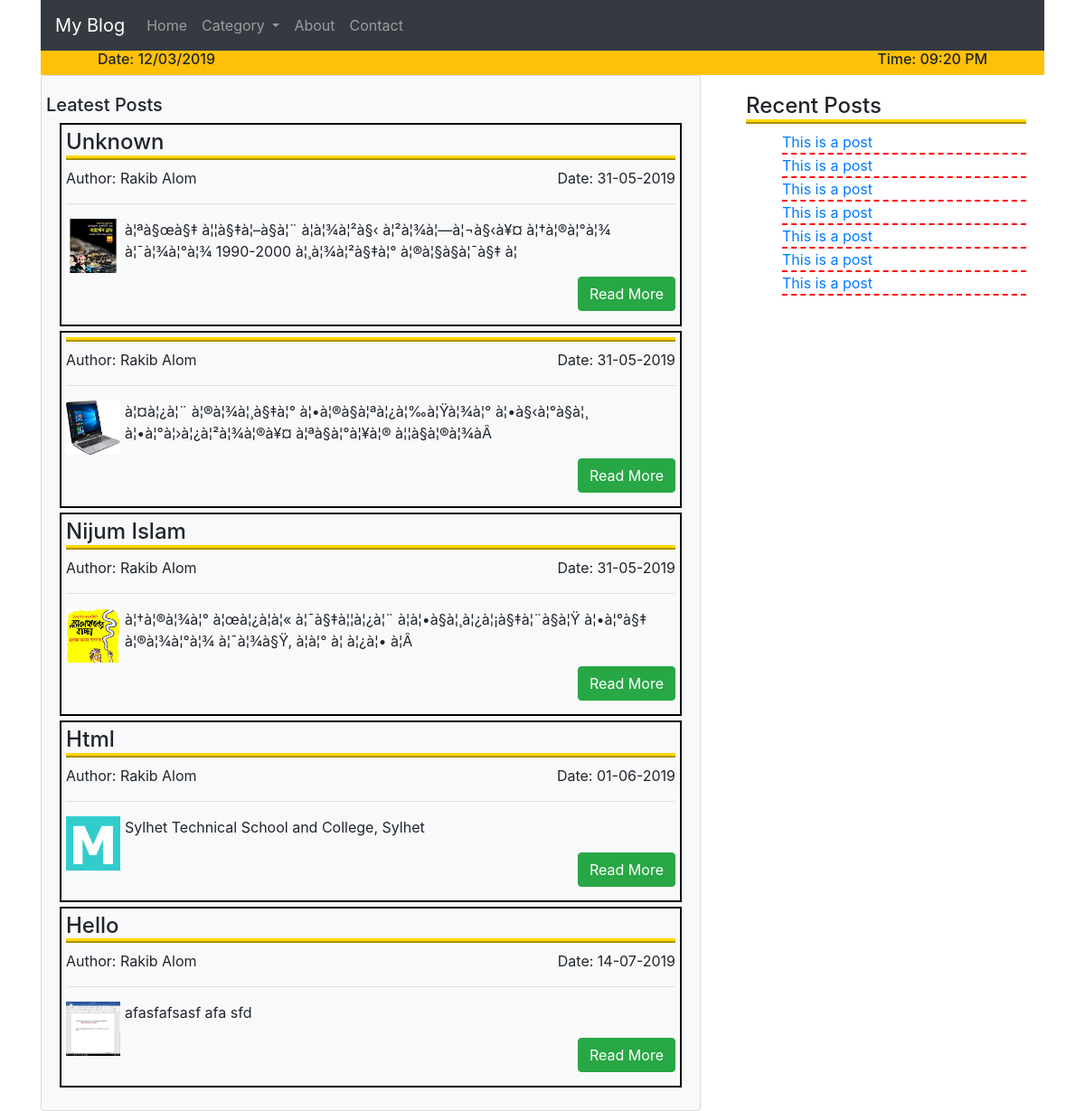
The page / on the database its author committed.
### tables this page shows
CREATE TABLE `post` (
  `post_id` int(11) NOT NULL,
  `post_title` varchar(255) NOT NULL,
  `cate_id` int(11) NOT NULL,
  `post_thumb` varchar(255) NOT NULL,
  `post_desc` text NOT NULL,
  `post_by` varchar(255) NOT NULL,
  `post_date` varchar(255) NOT NULL,
  `post_status` int(11) NOT NULL DEFAULT '1'
);

### index.php (the view, shortened to what this page needs)
<!DOCTYPE HTML>
<html lang="en-US">
<head>
	<link rel="stylesheet" href="css/bootstrap.min.css" />
	<link rel="stylesheet" href="css/style.css" />
</head>
<body>
	<div class="container">
		<nav class="navbar navbar-expand-lg navbar-dark bg-dark ">
			<a class="navbar-brand" href="#">My Blog</a>
		<div class="collapse navbar-collapse" id="navbarSupportedContent">
			<ul class="navbar-nav">
				<li class="nav-item"><a href="" class="nav-link">Home</a></li>
    			<li class="nav-item dropdown">
					<a class="nav-link dropdown-toggle" href="#" id="navbarDropdown" role="button" data-toggle="dropdown" aria-haspopup="true" aria-expanded="false">
						Category
					</a>
				</li>
				<li class="nav-item"><a href="" class="nav-link">About</a></li>
				<li class="nav-item"><a href="" class="nav-link">Contact</a></li>
			</ul>
		</div>
	</nav>
	<div class="container">
		<div class="row bg-warning">
		<div class="col-md-12">
			<h6 class="float-left ml-5">Date: 12/03/2019</h6>
			<h6 class="float-right mr-5">Time: 09:20 PM</h6>
		</div>
	</div>
	</div>
	<div class="row">
		<div class="col-md-8">
			<div class="card shadow bg-light">
				<div class="card-body">
					<div class="row"><strong><h5>Leatest Posts</h5></strong></div>
					<?php
						include 'dbcon.php';
						$sql = "SELECT * FROM post WHERE post_status = '1'";
						$run = mysqli_query($con,$sql);
						while($result = mysqli_fetch_assoc($run)) {
					 ?>
					<div class="posts shadow bg-light">
						<h4 class="titlepost"><?php echo $result['post_title']; ?></h4>
						<span>Author: <?php echo $result['post_by']; ?></span><span class="float-right">Date: <?php echo $result['post_date']; ?></span>
						<hr>
						<img src="images/<?php echo $result['post_thumb']; ?>" />
						<p>
							<?php echo substr($result['post_desc'],0,250); ?>
						</p>
						<a href="single_post.php?post_id=<?php echo $result['post_id']; ?>" class="btn btn-success float-right">Read More</a>
						<br /><br />
					</div>
					<?php } ?>
				</div>
			</div>
		</div>
		<div class="col-md-4">
			<div class="card-body sidebar">
				<h4 class="titlepost">Recent Posts</h4>
				<ul>
					<li><a href="">This is a post</a></li>
					<li><a href="">This is a post</a></li>
					<li><a href="">This is a post</a></li>
					<li><a href="">This is a post</a></li>
					<li><a href="">This is a post</a></li>
					<li><a href="">This is a post</a></li>
					<li><a href="">This is a post</a></li>
				</ul>
			</div>
		</div>
	</div>
	</div>
</body>
</html>

### css/style.css (style rules this page uses)
.titlepost { border-bottom:5px ridge gold; }
.posts { border:2px solid black; padding:5px; margin-bottom:5px; }
.posts img { width:60px; height:60px; float:left; margin-right:5px; }
.sidebar ul { list-style:none; }
.sidebar ul li { border-bottom:2px dashed red; }

### rows shown on the page
post: post_title "Unknown", post_by "Rakib Alom", post_date "31-05-2019", post_thumb (picture), post_desc "à¦ªà§œà§‡ à¦¦à§‡à¦–à§à¦¨ à¦­à¦¾à¦²à§‹ à¦²à¦¾à¦—à¦¬à§‹à¥¤ à¦†à¦®à¦°à¦¾ à¦¯à¦¾à¦°à¦¾ 1990-2000 à¦¸à¦¾à¦²à§‡à¦° à¦®à¦§à§à¦¯à§‡ à¦"
post: post_by "Rakib Alom", post_date "31-05-2019", post_thumb (picture), post_desc "à¦¤à¦¿à¦¨ à¦®à¦¾à¦¸à§‡à¦° à¦•à¦®à§à¦ªà¦¿à¦‰à¦Ÿà¦¾à¦° à¦•à§‹à¦°à§à¦¸ à¦•à¦°à¦›à¦¿à¦²à¦¾à¦®à¥¤ à¦ªà§à¦°à¦¥à¦® à¦¦à§à¦®à¦¾àÂ"
post: post_title "Nijum Islam", post_by "Rakib Alom", post_date "31-05-2019", post_thumb (picture), post_desc "à¦†à¦®à¦¾à¦° à¦œà¦¿à¦à¦« à¦¯à§‡à¦¦à¦¿à¦¨ à¦à¦•à§à¦¸à¦¿à¦¡à§‡à¦¨à§à¦Ÿ à¦•à¦°à§‡ à¦®à¦¾à¦°à¦¾ à¦¯à¦¾à§Ÿ, à¦à¦° à¦ à¦¿à¦• à¦Â"
post: post_title "Html", post_by "Rakib Alom", post_date "01-06-2019", post_thumb (picture), post_desc "Sylhet Technical School and College, Sylhet"
post: post_title "Hello", post_by "Rakib Alom", post_date "14-07-2019", post_thumb (picture), post_desc "afasfafsasf afa sfd"
